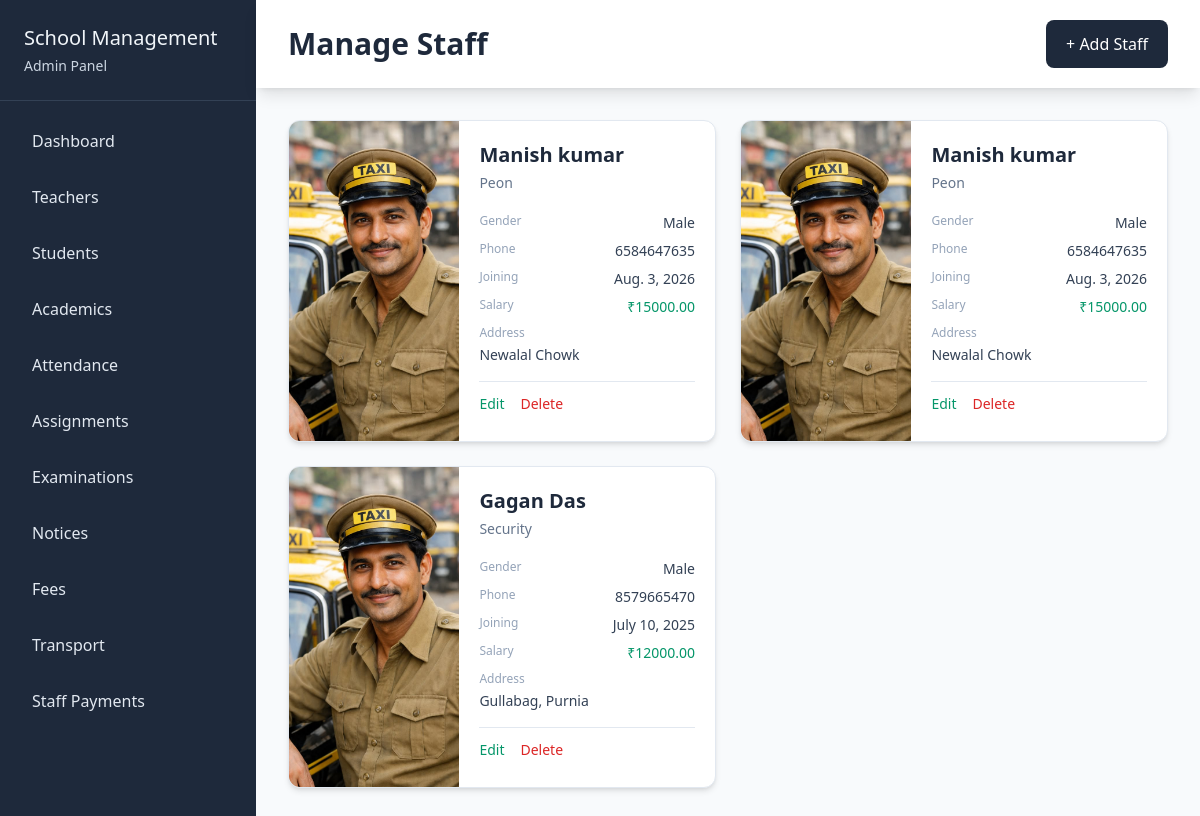
The page /staff/manage/ on the database as committed earlier.
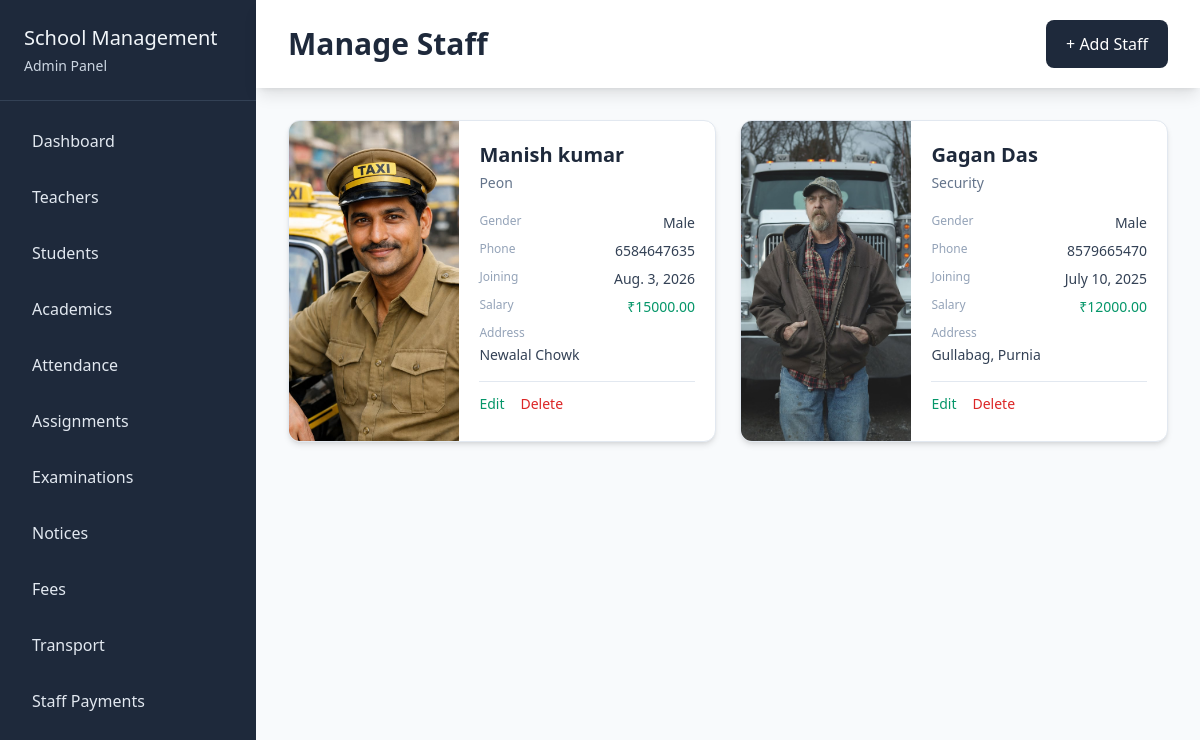
The same page on the database as committed later.
### staffs/models.py (models this page shows, shortened)
class Staff(models.Model):
    STAFF_TYPES = [
        ("Peon", "Peon"),
        ("Security", "Security"),
        ("Helper", "Helper"),
        ("Librarian", "Librarian"),
        ("Gardener", "Gardener"),
        ("Accountant", "Accountant"),
        ("Other", "Other"),
    ]
    GENDER_CHOICES = [
        ("Male", "Male"),
        ("Female", "Female"),
        ("Other", "Other"),
    ]
    name = models.CharField(max_length=100)
    cover_image = models.ImageField(upload_to="staff/")
    address = models.TextField()
    staff_type = models.CharField(max_length=50, choices=STAFF_TYPES)
    gender = models.CharField(max_length=50, choices=GENDER_CHOICES)
    phone = models.CharField(max_length=15)
    email = models.EmailField(null=True, blank=True)
    joining_date = models.DateField()
    salary = models.DecimalField(max_digits=10, decimal_places=2)

### staffs/views.py (the view)
# urls.py: path("manage/", views.manage_staffs, name="manage_staffs"),
def manage_staffs(req):
    data = {
        "staffs" : Staff.objects.all(),
    }
    return render(req, "staff/manage_staffs.html", data)

### staffs/templates/staff/manage_staffs.html (shortened to what this page needs)
{% extends 'school_admin/base.html' %}
{% block content %}
<div class="flex-1">
    <div class="bg-white px-8 py-5 shadow-lg mb-8 flex items-center justify-between">
        <h1 class="text-3xl font-semibold text-slate-800">Manage Staff</h1>
        <a href="{% url 'insert_staff' %}"
           class="px-5 py-3 rounded-lg bg-slate-800 text-white font-medium hover:bg-slate-700">+ Add Staff</a>
    </div>
    <div class="px-8 pb-10">
        <div class="grid grid-cols-2 gap-6">
            {% for staff in staffs %}
            <div class="bg-white rounded-xl border border-slate-200 shadow-md overflow-hidden">
                <div class="grid grid-cols-5 min-h-[240px]">
                    <div class="col-span-2 bg-slate-100">
                        <img src="{{ staff.cover_image.url }}" alt="{{ staff.name }}" class="w-full h-[320px] object-cover">
                    </div>
                    <div class="col-span-3 p-5">
                        <div class="flex items-start justify-between gap-2">
                            <div>
                                <h2 class="text-xl font-semibold text-slate-800">{{ staff.name }}</h2>
                                <p class="text-sm text-slate-500 mt-1">{{ staff.staff_type }}</p>
                            </div>
                        </div>
                        <div class="space-y-2 mt-5">
                            <div class="flex justify-between gap-3">
                                <span class="text-xs text-slate-400">Gender</span>
                                <span class="text-sm text-slate-700">{{ staff.gender }}</span>
                            </div>
                            <div class="flex justify-between gap-3">
                                <span class="text-xs text-slate-400">Phone</span>
                                <span class="text-sm text-slate-700">{{ staff.phone }}</span>
                            </div>
                            <div class="flex justify-between gap-3">
                                <span class="text-xs text-slate-400">Joining</span>
                                <span class="text-sm text-slate-700">{{ staff.joining_date }}</span>
                            </div>
                            <div class="flex justify-between gap-3">
                                <span class="text-xs text-slate-400">Salary</span>
                                <span class="text-sm font-medium text-emerald-600">₹{{ staff.salary }}</span>
                            </div>
                            <div>
                                <p class="text-xs text-slate-400">Address</p>
                                <p class="text-sm text-slate-700 mt-1">{{ staff.address|truncatechars:45 }}</p>
                            </div>
                        </div>
                        <div class="flex gap-4 mt-4 pt-3 border-t border-slate-200">
                            <a href="{% url "edit_staff" staff.id %}" class="text-sm text-emerald-600 hover:underline">Edit</a>
                            <a href="{% url "delete_staff" staff.id %}" onclick="return confirm('Are you sure you want to delete {{ staff.name }}?')" class="text-sm text-red-600 hover:underline">Delete</a>
                        </div>
                    </div>
                </div>
            </div>
            {% empty %}
            <div class="col-span-2 text-center py-12 text-slate-400">No staff found.</div>
            {% endfor %}
        </div>
    </div>
</div>
{% endblock content %}

Rows that differ between the two databases and show on the page:
removed Staff: cover_image (picture), name "Manish kumar", staff_type "Peon", gender "Male", phone "6584647635", joining_date "Aug. 3, 2026", salary "15000.00", address "Newalal Chowk"
changed Staff "Gagan Das": cover_image: a different picture
